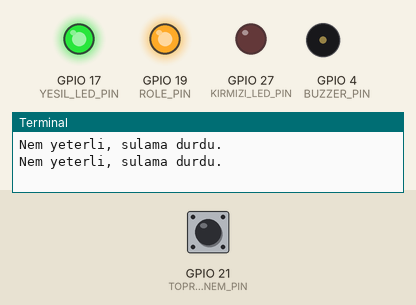
A program run on a simulated Raspberry Pi (BCM pin numbers). Shown: output pins drawn as LEDs (lit = HIGH), buzzer (waves = sounding, pin HIGH), the last lines printed to the terminal. The test bench sets the inputs (shaded band); at power-on: GPIO 21 (TOPRAK_NEM_PIN) LOW.

Above: at 1.2 s.
1.3 s: GPIO 21 (TOPRAK_NEM_PIN) pulled HIGH for 1.2 s
At 2.8 s:
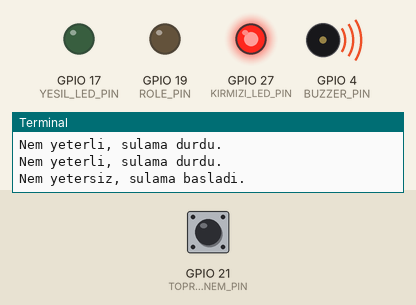
4.5 s: GPIO 21 (TOPRAK_NEM_PIN) pulled HIGH for 3.2 s
At 9.1 s:
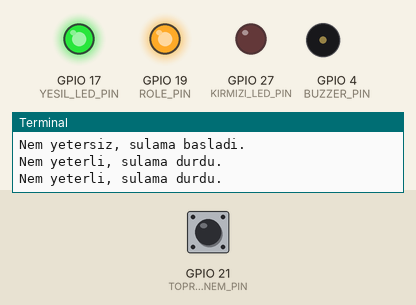
Timing chart, 0 to 10.6 s (numbered marks = the images above; inputs shaded):
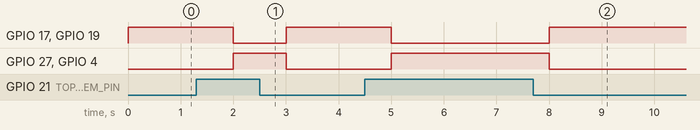

The program:

sulamasistemi.py
```python
import RPi.GPIO as GPIO
import time

TOPRAK_NEM_PIN = 21
ROLE_PIN = 19
KIRMIZI_LED_PIN = 27
YESIL_LED_PIN = 17
BUZZER_PIN = 4

GPIO.setmode(GPIO.BCM)
GPIO.setup(TOPRAK_NEM_PIN,
GPIO.IN, pull_up_down=GPIO.PUD_DOWN)
GPIO.setup(ROLE_PIN, GPIO.OUT)
GPIO.setup(KIRMIZI_LED_PIN, GPIO.OUT)
GPIO.setup(YESIL_LED_PIN, GPIO.OUT)
GPIO.setup(BUZZER_PIN, GPIO.OUT)

try:
    while True:
        nem_durumu = GPIO.input(TOPRAK_NEM_PIN)

        if nem_durumu == GPIO.LOW:
            GPIO.output(ROLE_PIN, GPIO.HIGH)
            GPIO.output(KIRMIZI_LED_PIN, GPIO.LOW)
            GPIO.output(YESIL_LED_PIN, GPIO.HIGH)
            GPIO.output(BUZZER_PIN, GPIO.LOW)
            print("Nem yeterli, sulama durdu.")
        else:
            GPIO.output(ROLE_PIN, GPIO.LOW)
            GPIO.output(KIRMIZI_LED_PIN, GPIO.HIGH)
            GPIO.output(YESIL_LED_PIN, GPIO.LOW)
            GPIO.output(BUZZER_PIN, GPIO.HIGH)
            print("Nem yetersiz, sulama basladi.")

        time.sleep(1)

except KeyboardInterrupt:
    pass
finally:
    GPIO.cleanup()
```

Measured:
- after the input at 1.3 s, GPIO 17 (YESIL_LED_PIN), GPIO 19 (ROLE_PIN): HIGH → LOW after 0.70 s, → HIGH 1.0 s later; GPIO 27 (KIRMIZI_LED_PIN), GPIO 4 (BUZZER_PIN): LOW → HIGH after 0.70 s, → LOW 1.0 s later
- after the input at 4.5 s, GPIO 17 (YESIL_LED_PIN), GPIO 19 (ROLE_PIN): HIGH → LOW after 0.50 s, → HIGH 3.0 s later; GPIO 27 (KIRMIZI_LED_PIN), GPIO 4 (BUZZER_PIN): LOW → HIGH after 0.50 s, → LOW 3.0 s later
